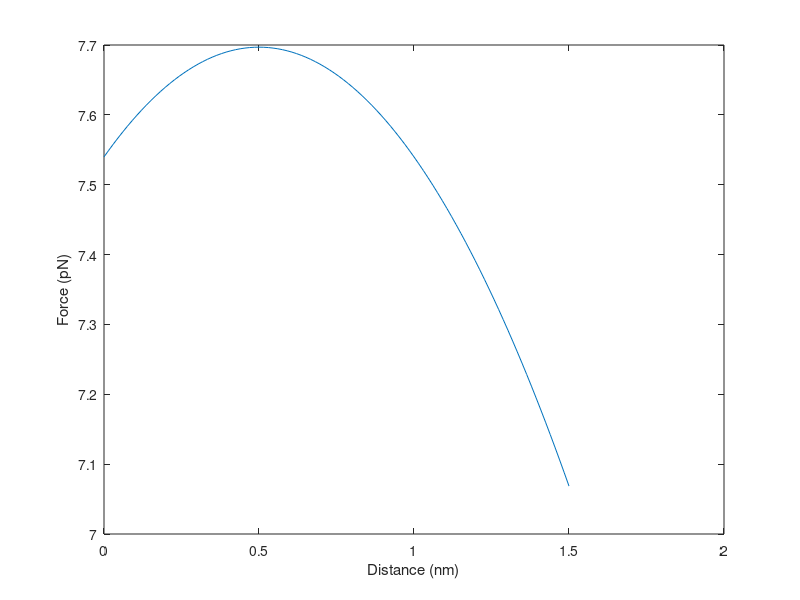

Write the MATLAB code that produced this figure.
R = 3;   % Protein radius; nm
r = 0.5; % Small solute radius; nm
Posm = 2E5; % Osmotic P from the small solutes; Pa

Dmax = r*3;
D = linspace(0,Dmax);  % Dist b/w protein & flat wall

%Convert Posm to pN/nm^2 (1 Pa = 1E-6 pN/nm^2)
Posm = Posm * 1E-6;

F = -Posm*pi*(((D-r).^2)-(R+r)^2);

%Note on signs: since D has been defined to be +, F<0 indicates attraction
plot(D,F)
xlabel('Distance (nm)')
ylabel('Force (pN)')